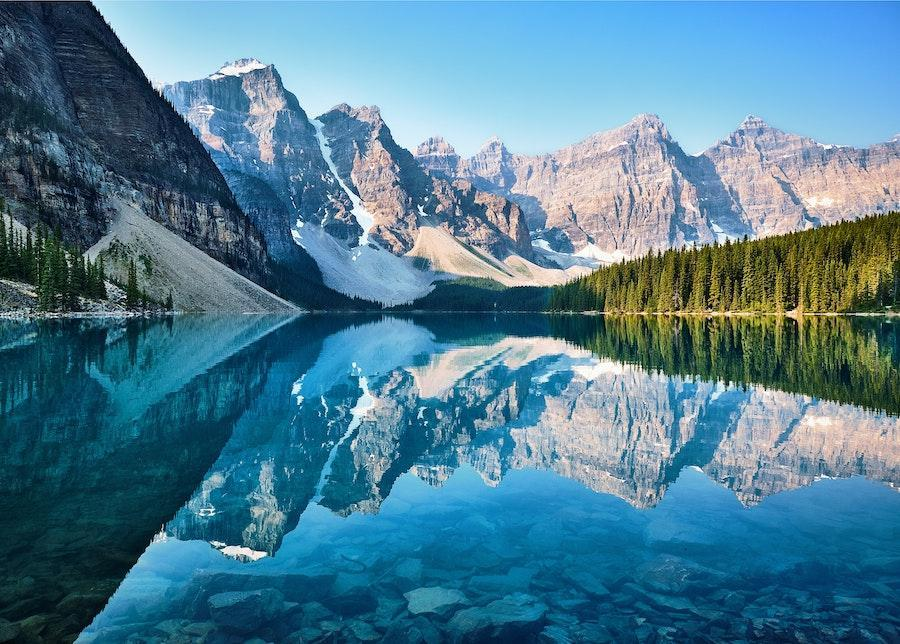
#> input picture GraphicsPractice/source/фото.jpg, 900 x 644 px
$ python lesson_7_3.py
#> lines starting #> are read from the running program, lines starting #| are printed output that depends on the picture
import os
from PIL import Image

# Убедимся, что папка output существует
if not os.path.exists("output"):
    os.makedirs("output")

image_path = "source/фото.jpg"

try:
    with Image.open(image_path) as img:
        # 1. Метод ближайшего соседа (Nearest Neighbor)
#> img is the input picture: PIL image 900x644 RGB; mean R, G, B 78.9, 125.7, 147
        img_nearest = img.resize((64, 64), Image.Resampling.NEAREST)
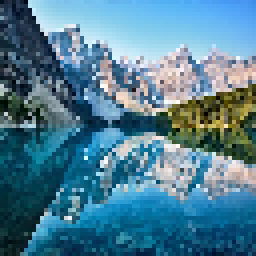
#> img_nearest: PIL image 64x64 RGB (shown 4 times larger); mean R, G, B 79.7, 126.3, 147.5
        img_nearest.save("output/thumb_nearest.png")

        # 2. Билинейная интерполяция (Bilinear)
        img_bilinear = img.resize((64, 64), Image.Resampling.BILINEAR)
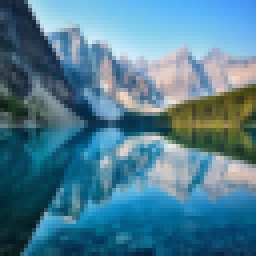
#> img_bilinear: PIL image 64x64 RGB (shown 4 times larger); mean R, G, B 78.9, 125.7, 147
        img_bilinear.save("output/thumb_bilinear.png")

        # 3. Фильтр Ланцоша (Lanczos)
        img_lanczos = img.resize((64, 64), Image.Resampling.LANCZOS)
        img_lanczos.save("output/thumb_lanczos.png")

        print("Все три фильтра успешно применены, результаты сохранены в папку output.")

except FileNotFoundError:
    print(f"Ошибка: файл '{image_path}' не найден.")
